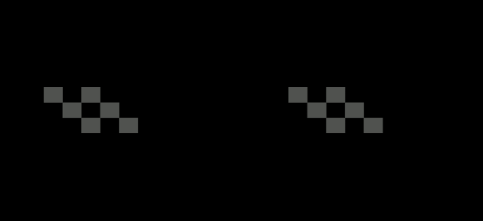
#> input picture Image Recognition/images/glasses.png, 483 x 221 px; the run also reads 1 picture not shown here
$ python Snapchat.py
#> lines starting #> are read from the running program, lines starting #| are printed output that depends on the picture
import numpy as np
import cv2


def image_resize(image, width = None, height = None, inter = cv2.INTER_AREA):
    # initialize the dimensions of the image to be resized and
    # grab the image size
    dim = None
    (h, w) = image.shape[:2]
    # if both the width and height are None, then return the
    # original image
    if width is None and height is None:
        return image
    # check to see if the width is None
    if width is None:
        # calculate the ratio of the height and construct the
        # dimensions
        r = height / float(h)
        dim = (int(w * r), height)
    # otherwise, the height is None
    else:
        # calculate the ratio of the width and construct the
        # dimensions
        r = width / float(w)
        dim = (width, int(h * r))

    # resize the image
    resized = cv2.resize(image, dim, interpolation = inter)
    # return the resized image
    return resized

cap = cv2.VideoCapture(0)
moustache = cv2.imread('images/mustache.png',-1)
glasses = cv2.imread('images/glasses.png',-1)
#> glasses is the input picture: shape (221, 483, 4); mean B, G, R, A 2.6, 2.7, 2.7, 68.4
face_cascade = cv2.CascadeClassifier('xml_files/haarcascade_frontalface_alt.xml')
eyes_cascade = cv2.CascadeClassifier('xml_files/frontalEyes35x16.xml')
nose_cascade = cv2.CascadeClassifier('xml_files/Nose18x15.xml')

while(True):
    # Capture frame-by-frame
    ret, frame = cap.read()
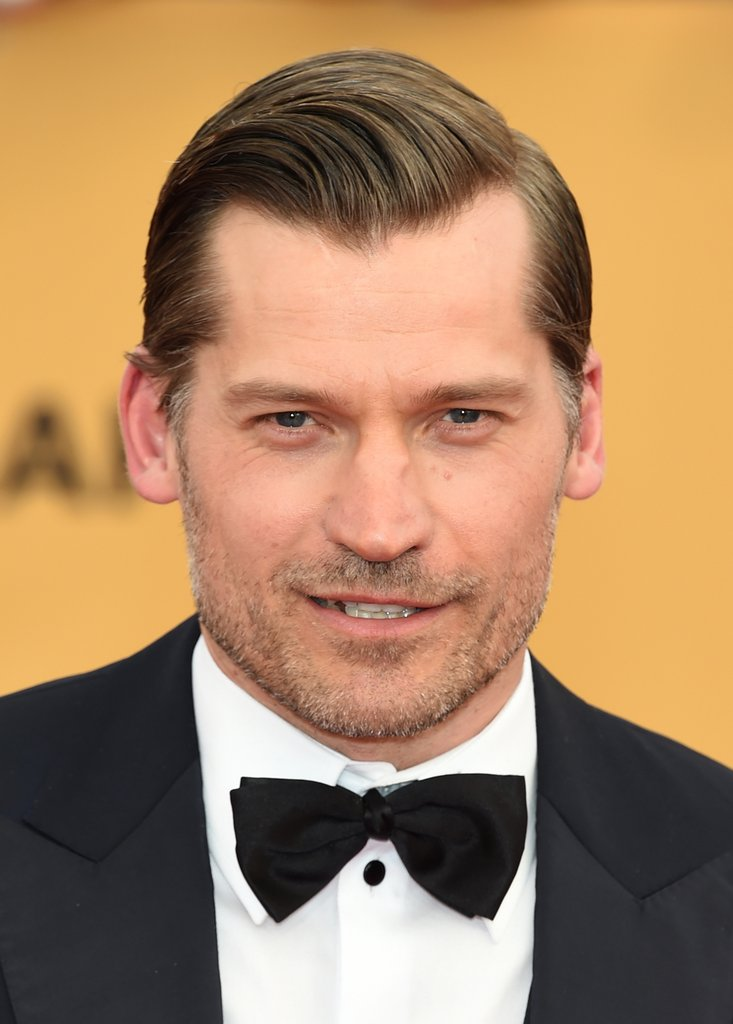
#> input picture Image Recognition/images/Jamie_Before.jpg, 733 x 1024 px, given in place of the camera
#> frame is the input picture: shape (1024, 733, 3); mean B, G, R 97.9, 132.6, 168.8
    gray            = cv2.cvtColor(frame, cv2.COLOR_BGR2GRAY)
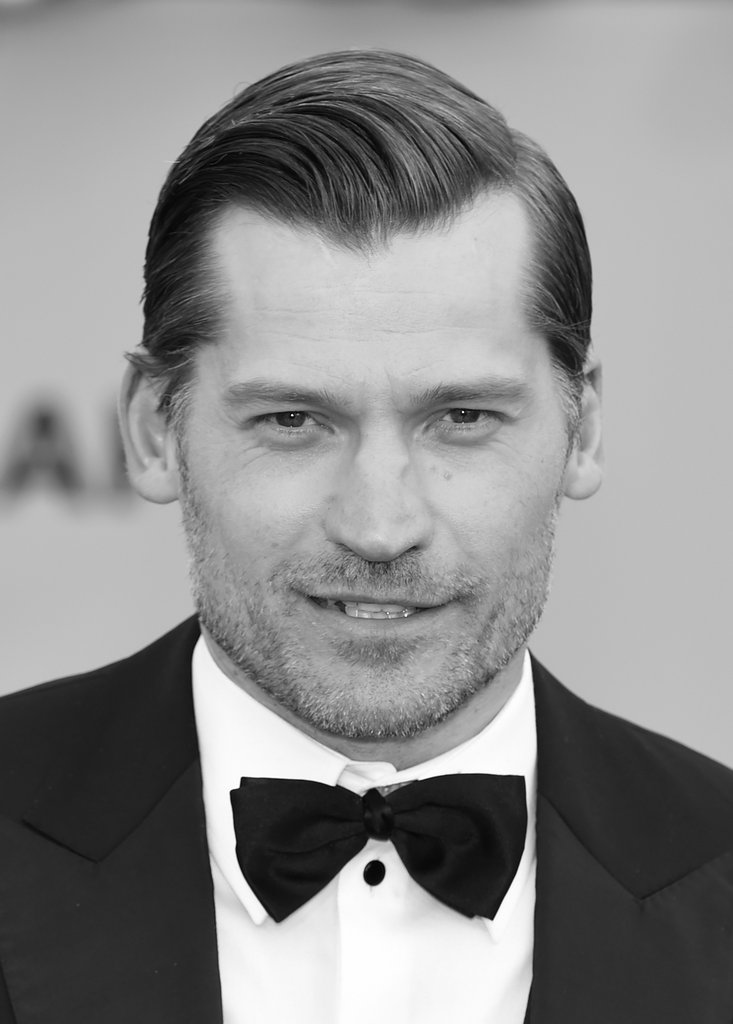
#> gray: shape (1024, 733); min 0, max 255, mean 139.4
    faces           = face_cascade.detectMultiScale(gray, scaleFactor=1.3, minNeighbors=5)
#> faces = [[143, 244, 454, 454]]

    if ret==False:
        continue

    frame = cv2.cvtColor(frame, cv2.COLOR_BGR2BGRA)
#> frame: shape (1024, 733, 4)

    for (x, y, w, h) in faces:
        roi_gray    = gray[y:y+h, x:x+h] # rec
        roi_color   = frame[y:y+h, x:x+h]
        #cv2.rectangle(frame, (x, y), (x + w, y + h), (255, 255, 255), 3)

        eyes = eyes_cascade.detectMultiScale(roi_gray, scaleFactor=1.3, minNeighbors=5)
        for (ex, ey, ew, eh) in eyes:
            #cv2.rectangle(roi_color, (ex, ey), (ex + ew, ey + eh), (0, 255, 0), 3)
            roi_eyes = roi_gray[ey: ey + eh, ex: ex + ew]
            glasses2 = image_resize(glasses.copy(), height = 15*eh,width=ew + 100)

            gw, gh, gc = glasses2.shape
            for i in range(0, gw):
                for j in range(0, gh):
                    #print(glasses[i, j]) #RGBA
                    if glasses2[i, j][3] != 0: # alpha 0
#> (the run stopped early here; a loop or call above may not have finished)
